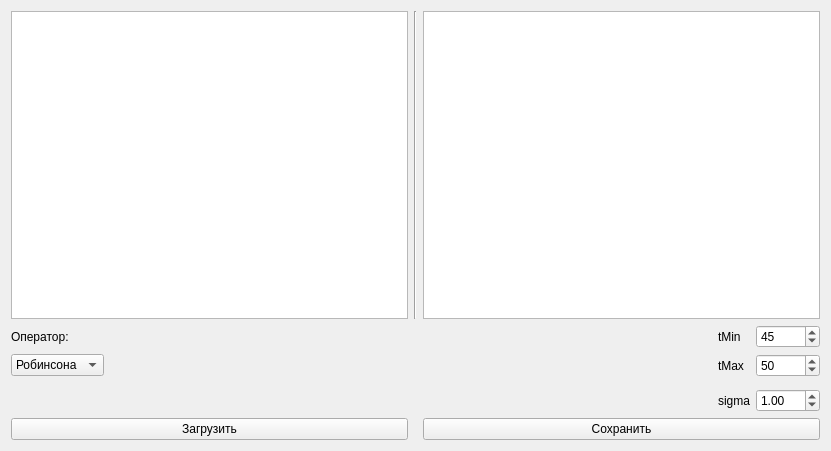
<?xml version="1.0" encoding="UTF-8"?>
<ui version="4.0">
 <class>CannyWidget</class>
 <widget class="QWidget" name="CannyWidget">
  <property name="geometry">
   <rect>
    <x>0</x>
    <y>0</y>
    <width>831</width>
    <height>451</height>
   </rect>
  </property>
  <property name="windowTitle">
   <string>Canny Detection Algorithm</string>
  </property>
  <layout class="QGridLayout" name="gridLayout">
   <item row="2" column="0">
    <widget class="QPushButton" name="load">
     <property name="text">
      <string>Загрузить</string>
     </property>
    </widget>
   </item>
   <item row="0" column="1">
    <widget class="Line" name="line">
     <property name="orientation">
      <enum>Qt::Vertical</enum>
     </property>
    </widget>
   </item>
   <item row="0" column="0">
    <widget class="QGraphicsView" name="input">
     <property name="dragMode">
      <enum>QGraphicsView::ScrollHandDrag</enum>
     </property>
     <property name="viewportUpdateMode">
      <enum>QGraphicsView::SmartViewportUpdate</enum>
     </property>
    </widget>
   </item>
   <item row="2" column="2">
    <widget class="QPushButton" name="save">
     <property name="text">
      <string>Сохранить</string>
     </property>
    </widget>
   </item>
   <item row="0" column="2">
    <widget class="QGraphicsView" name="output">
     <property name="dragMode">
      <enum>QGraphicsView::ScrollHandDrag</enum>
     </property>
     <property name="viewportUpdateMode">
      <enum>QGraphicsView::SmartViewportUpdate</enum>
     </property>
    </widget>
   </item>
   <item row="1" column="0" colspan="3">
    <layout class="QGridLayout" name="gridLayout_2">
     <item row="0" column="3">
      <widget class="QSpinBox" name="tMin">
       <property name="maximum">
        <number>255</number>
       </property>
       <property name="value">
        <number>45</number>
       </property>
      </widget>
     </item>
     <item row="1" column="3">
      <widget class="QSpinBox" name="tMax">
       <property name="maximum">
        <number>255</number>
       </property>
       <property name="value">
        <number>50</number>
       </property>
      </widget>
     </item>
     <item row="0" column="2">
      <widget class="QLabel" name="label">
       <property name="text">
        <string>tMin</string>
       </property>
      </widget>
     </item>
     <item row="1" column="2">
      <widget class="QLabel" name="label_2">
       <property name="text">
        <string>tMax</string>
       </property>
      </widget>
     </item>
     <item row="3" column="2">
      <widget class="QLabel" name="label_3">
       <property name="text">
        <string>sigma</string>
       </property>
      </widget>
     </item>
     <item row="3" column="3">
      <widget class="QDoubleSpinBox" name="sigma">
       <property name="maximum">
        <double>100.000000000000000</double>
       </property>
       <property name="singleStep">
        <double>0.010000000000000</double>
       </property>
       <property name="value">
        <double>1.000000000000000</double>
       </property>
      </widget>
     </item>
     <item row="0" column="1" rowspan="4">
      <spacer name="horizontalSpacer">
       <property name="orientation">
        <enum>Qt::Horizontal</enum>
       </property>
       <property name="sizeHint" stdset="0">
        <size>
         <width>40</width>
         <height>20</height>
        </size>
       </property>
      </spacer>
     </item>
     <item row="1" column="0">
      <widget class="QComboBox" name="supressOperator">
       <item>
        <property name="text">
         <string>Робинсона</string>
        </property>
       </item>
       <item>
        <property name="text">
         <string>Собеля</string>
        </property>
       </item>
      </widget>
     </item>
     <item row="0" column="0">
      <widget class="QLabel" name="label_4">
       <property name="text">
        <string>Оператор:</string>
       </property>
      </widget>
     </item>
    </layout>
   </item>
  </layout>
 </widget>
 <resources/>
 <connections>
  <connection>
   <sender>load</sender>
   <signal>clicked()</signal>
   <receiver>CannyWidget</receiver>
   <slot>loadInputImage()</slot>
   <hints>
    <hint type="sourcelabel">
     <x>186</x>
     <y>442</y>
    </hint>
    <hint type="destinationlabel">
     <x>203</x>
     <y>309</y>
    </hint>
   </hints>
  </connection>
  <connection>
   <sender>save</sender>
   <signal>clicked()</signal>
   <receiver>CannyWidget</receiver>
   <slot>saveOutputImage()</slot>
   <hints>
    <hint type="sourcelabel">
     <x>631</x>
     <y>434</y>
    </hint>
    <hint type="destinationlabel">
     <x>629</x>
     <y>449</y>
    </hint>
   </hints>
  </connection>
 </connections>
 <slots>
  <slot>loadInputImage()</slot>
  <slot>saveOutputImage()</slot>
 </slots>
</ui>
